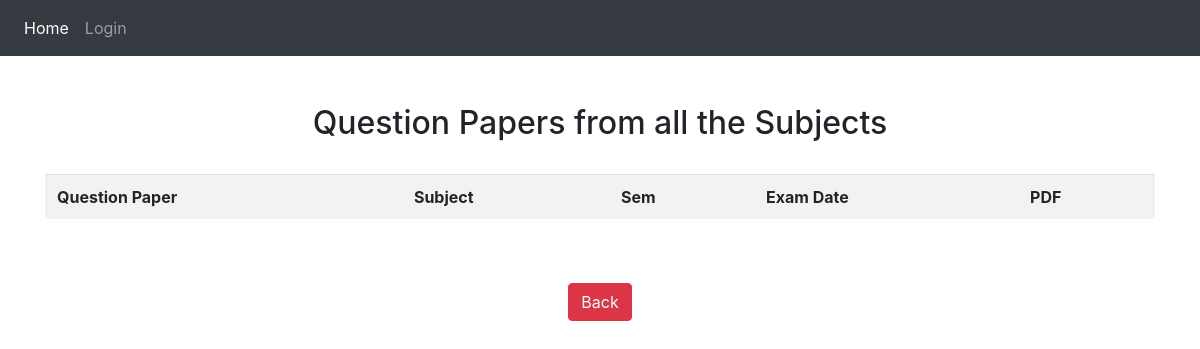
Page /Question_Bank_Manager/view.php on the earlier database version.
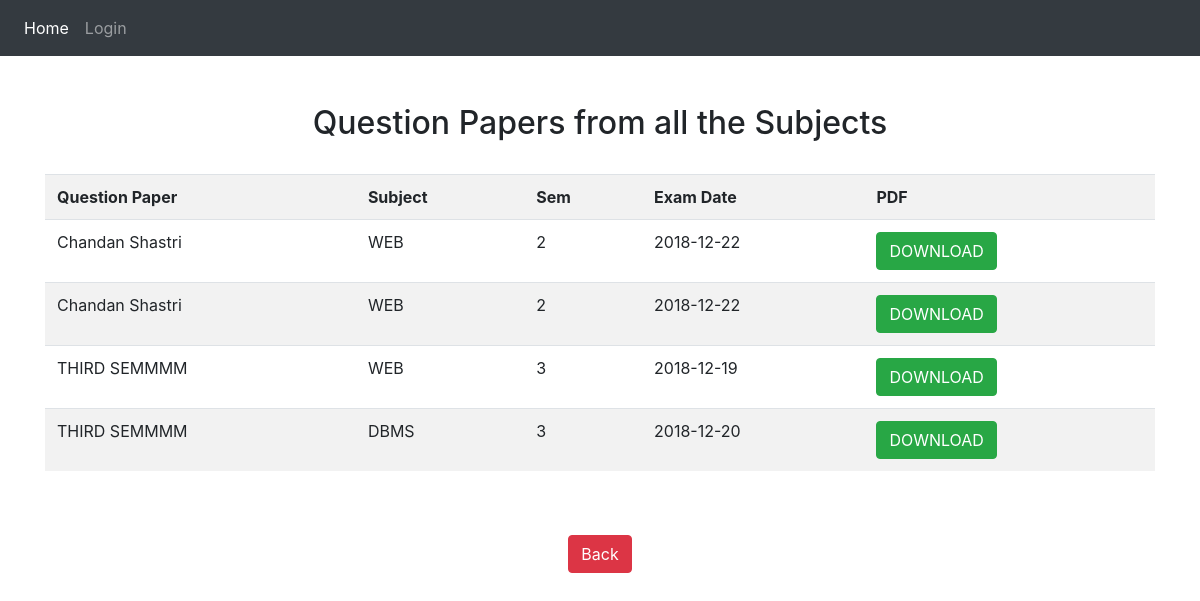
Same page on the later database version.
### tables this page shows
CREATE TABLE `Question_Bank` (
  `Time` timestamp NOT NULL DEFAULT CURRENT_TIMESTAMP,
  `QP_Name` varchar(20) NOT NULL,
  `Subject` varchar(10) NOT NULL,
  `Sem` int(11) NOT NULL,
  `Date` date NOT NULL,
  `PDF` longblob NOT NULL
);

### Question_Bank_Manager/view.php (the view, shortened to what this page needs)
<html>
<head><title>Question Paper List</title>
  <link rel="stylesheet" href="css/bs.css">
</head>
<nav class="navbar navbar-expand-lg navbar-dark bg-dark">
  <div class="collapse navbar-collapse" id="navbarNav">
<ul class="navbar-nav">
  <li class="nav-item active">
    <a class="nav-link" href="index.php">Home<span class="sr-only">(current)</span></a>
  </li>
  <li class="nav-item">
    <a class="nav-link" href="login.php">Login</a>
  </li>
</ul>
</div>
</nav>
<body><div class="container"><center><br><br>
  <h2>Question Papers from all the Subjects</h2></center><br>
<?php
include "config.php";
$event="SELECT * FROM Question_Bank";
$result = mysqli_query($sccon,$event);
echo "<table class='table table-striped'> <tr><th>Question Paper</th> <th>Subject</th> <th>Sem</th> <th>Exam Date</th> <th>PDF</th></tr>";
while($row = mysqli_fetch_array($result)) {
    echo "<tr>";
    echo "<td>".$row['QP_Name']."</td>";
    $t=$row['Time'];
    echo "<td>".$row['Subject']."</td>";
    echo "<td>".$row['Sem']."</td>";
    echo "<td>".$row['Date']."</td>";
    echo "<td><a href='pdf.php?q=".$t."'><button class='btn btn-success'>DOWNLOAD</button></td>";
    echo "</tr>";
}
?>
</table><br>
<br><center>
<a href='index.php'><button class="btn btn-danger">Back</button></a></center>
</div>
</body>
</html>

Differences in the rows shown:
added question_bank: QP_Name "Chandan Shastri", Subject "WEB", Sem "2", Date "2018-12-22"
added question_bank: QP_Name "Chandan Shastri", Subject "WEB", Sem "2", Date "2018-12-22"
added question_bank: QP_Name "THIRD SEMMMM", Subject "WEB", Sem "3", Date "2018-12-19"
added question_bank: QP_Name "THIRD SEMMMM", Subject "DBMS", Sem "3", Date "2018-12-20"
